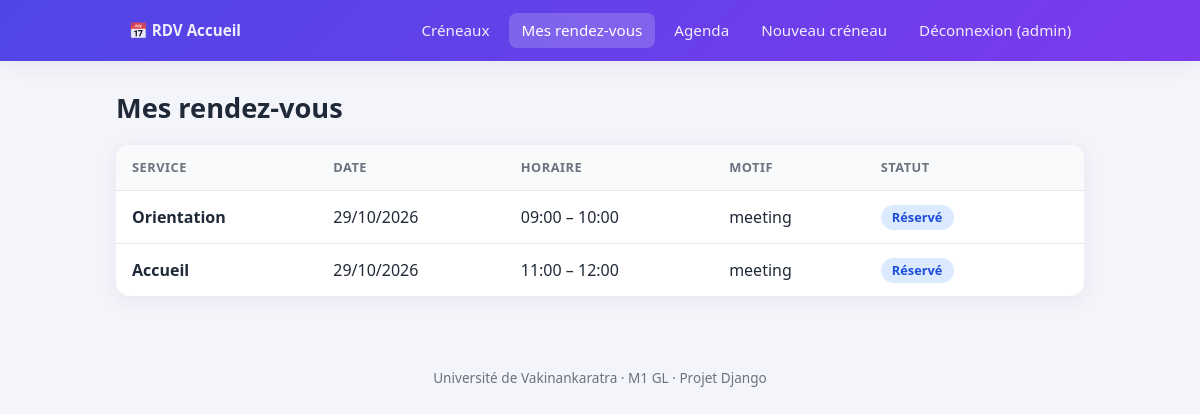
Screenshot of /mes-rdv/ (signed in) with the database file from the repository.
### rdv/models.py (models this page shows, shortened)
class RendezVous(models.Model):
    RESERVE, ANNULE, REALISE, ABSENT = "reserve", "annule", "realise", "absent"
    STATUTS = [(RESERVE, "Réservé"), (ANNULE, "Annulé"),
               (REALISE, "Réalisé"), (ABSENT, "Absent")]
    creneau = models.ForeignKey(Creneau, on_delete=models.CASCADE, related_name="rendezvous")
    utilisateur = models.ForeignKey(settings.AUTH_USER_MODEL, on_delete=models.CASCADE,
                                    related_name="rendezvous")
    motif = models.CharField(max_length=255)
    statut = models.CharField(max_length=10, choices=STATUTS, default=RESERVE)
    cree_le = models.DateTimeField(auto_now_add=True)
    class Meta:
        ordering = ["creneau__date", "creneau__heure_debut"]
        constraints = [models.UniqueConstraint(
            fields=["creneau"], condition=Q(statut="reserve"),
            name="un_seul_rdv_reserve_par_creneau")]
    @property
    def peut_annuler(self):
        return self.statut == self.RESERVE and self.creneau.debut > timezone.now()

class Creneau(models.Model):
    service = models.ForeignKey(Service, on_delete=models.CASCADE, related_name="creneaux")
    date = models.DateField()
    heure_debut = models.TimeField()
    heure_fin = models.TimeField()
    ouvert = models.BooleanField(default=True)
    class Meta:
        ordering = ["date", "heure_debut"]
    @property
    def debut(self):
        return timezone.make_aware(datetime.datetime.combine(self.date, self.heure_debut))

class Service(models.Model):
    nom = models.CharField(max_length=100)
    description = models.TextField(blank=True)
    def __str__(self):
        return self.nom

### rdv/views.py (the view)
# urls.py: path("mes-rdv/", views.mes_rdv, name="mes_rdv"),
@login_required
def mes_rdv(request):
    qs = request.user.rendezvous.select_related("creneau__service")
    return render(request, "mes_rdv.html", {"page_obj": Paginator(qs, 10).get_page(request.GET.get("page"))})

### templates/mes_rdv.html (shortened to what this page needs)
{% extends "base.html" %}{% block content %}
<h1>Mes rendez-vous</h1>
{% if page_obj %}
<div class="table-wrap"><table>
<tr><th>Service</th><th>Date</th><th>Horaire</th><th>Motif</th><th>Statut</th><th></th></tr>
{% for r in page_obj %}
<tr>
  <td><strong>{{ r.creneau.service }}</strong></td>
  <td>{{ r.creneau.date|date:"d/m/Y" }}</td>
  <td>{{ r.creneau.heure_debut|time:"H:i" }} – {{ r.creneau.heure_fin|time:"H:i" }}</td>
  <td>{{ r.motif }}</td>
  <td><span class="badge {{ r.statut }}">{{ r.get_statut_display }}</span></td>
  <td></td>
</tr>
{% endfor %}
</table></div>
{% else %}<div class="empty">Vous n'avez pas encore de rendez-vous. <a href="{% url 'creneaux' %}">Réserver un créneau</a></div>{% endif %}
{% endblock %}

### templates/base.html (shortened to what this page needs)
{% load static %}<!doctype html>
<html lang="fr"><head>
<link rel="stylesheet" href="{% static 'css/style.css' %}">
</head><body>
<header class="navbar"><div class="inner">
  <a class="brand" href="{% url 'creneaux' %}">📅 RDV Accueil</a>
  <a href="{% url 'creneaux' %}" class="{% if request.resolver_match.url_name == 'creneaux' %}active{% endif %}">Créneaux</a>
  {% if user.is_authenticated %}
    <a href="{% url 'mes_rdv' %}" class="{% if request.resolver_match.url_name == 'mes_rdv' %}active{% endif %}">Mes rendez-vous</a>
    {% if user.is_staff %}
      <a href="{% url 'agenda' %}" class="{% if request.resolver_match.url_name == 'agenda' %}active{% endif %}">Agenda</a>
      <a href="{% url 'creneau_creer' %}" class="{% if request.resolver_match.url_name == 'creneau_creer' %}active{% endif %}">Nouveau créneau</a>
    {% endif %}
    <form method="post" action="{% url 'logout' %}">{% csrf_token %}<button class="linklike">Déconnexion ({{ user.username }})</button></form>
  {% else %}
    <a href="{% url 'login' %}">Connexion</a>
    <a href="{% url 'signup' %}">Inscription</a>
  {% endif %}
</div></header>
<main class="container">
  {% block content %}{% endblock %}
</main>
<footer>Université de Vakinankaratra · M1 GL · Projet Django</footer>
</body></html>

### static/css/style.css (style rules this page uses)
:root { --primary:#4f46e5;--primary-d:#4338ca;--bg:#f4f5fb;--card:#fff;--text:#1f2937;--muted:#6b7280;--border:#e5e7eb;--radius:14px;--shadow:0 4px 20px rgba(31,41,55,.07) }
* { box-sizing:border-box }
body { margin:0;font-family:"Segoe UI",system-ui,sans-serif;background:var(--bg);color:var(--text);line-height:1.5 }
a { color:var(--primary);text-decoration:none }
.container { max-width:1000px;margin:0 auto;padding:1.5rem 1rem 3rem }
.navbar { background:linear-gradient(135deg,#4f46e5,#7c3aed);color:#fff;box-shadow:var(--shadow) }
.navbar .inner { max-width:1000px;margin:auto;padding:.8rem 1rem;display:flex;flex-wrap:wrap;align-items:center;gap:.4rem }
.brand { font-weight:700;font-size:1.2rem;color:#fff;margin-right:auto }
.navbar a,.navbar .linklike { color:#fff;padding:.4rem .8rem;border-radius:8px;font-size:.95rem;opacity:.9 }
.navbar a:hover,.navbar a.active,.navbar .linklike:hover { background:rgba(255,255,255,.18);opacity:1 }
.linklike { background:none;border:0;cursor:pointer;font:inherit;font-size:.95rem }
.navbar form { margin:0 }
h1 { font-size:1.7rem;margin:.2rem 0 1rem }
.btn,button { display:inline-block;background:var(--primary);color:#fff;border:0;border-radius:10px;padding:.55rem 1.1rem;font:inherit;font-weight:600;cursor:pointer;transition:.15s }
.navbar button.linklike { background:none;transform:none;font-weight:400;padding:.4rem .8rem }
.table-wrap { background:var(--card);border-radius:var(--radius);box-shadow:var(--shadow);overflow-x:auto }
table { width:100%;border-collapse:collapse }
th { background:#f9fafb;text-align:left;font-size:.8rem;text-transform:uppercase;letter-spacing:.04em;color:var(--muted) }
th,td { padding:.8rem 1rem;border-bottom:1px solid var(--border) }
tr:last-child td { border-bottom:0 }
.badge { display:inline-block;padding:.2rem .7rem;border-radius:999px;font-size:.8rem;font-weight:600 }
.badge.reserve { background:#dbeafe;color:#1d4ed8 }
footer { text-align:center;color:var(--muted);font-size:.85rem;padding:1.5rem }

### rows the page displays
RendezVous: creneau.service "Orientation", creneau "29/10/2026", creneau.heure_debut "09:00", creneau.heure_fin "10:00", motif "meeting", statut "Réservé"
RendezVous: creneau.service "Accueil", creneau "29/10/2026", creneau.heure_debut "11:00", creneau.heure_fin "12:00", motif "meeting", statut "Réservé"

### other values shown
{{ user.username }} "admin"
